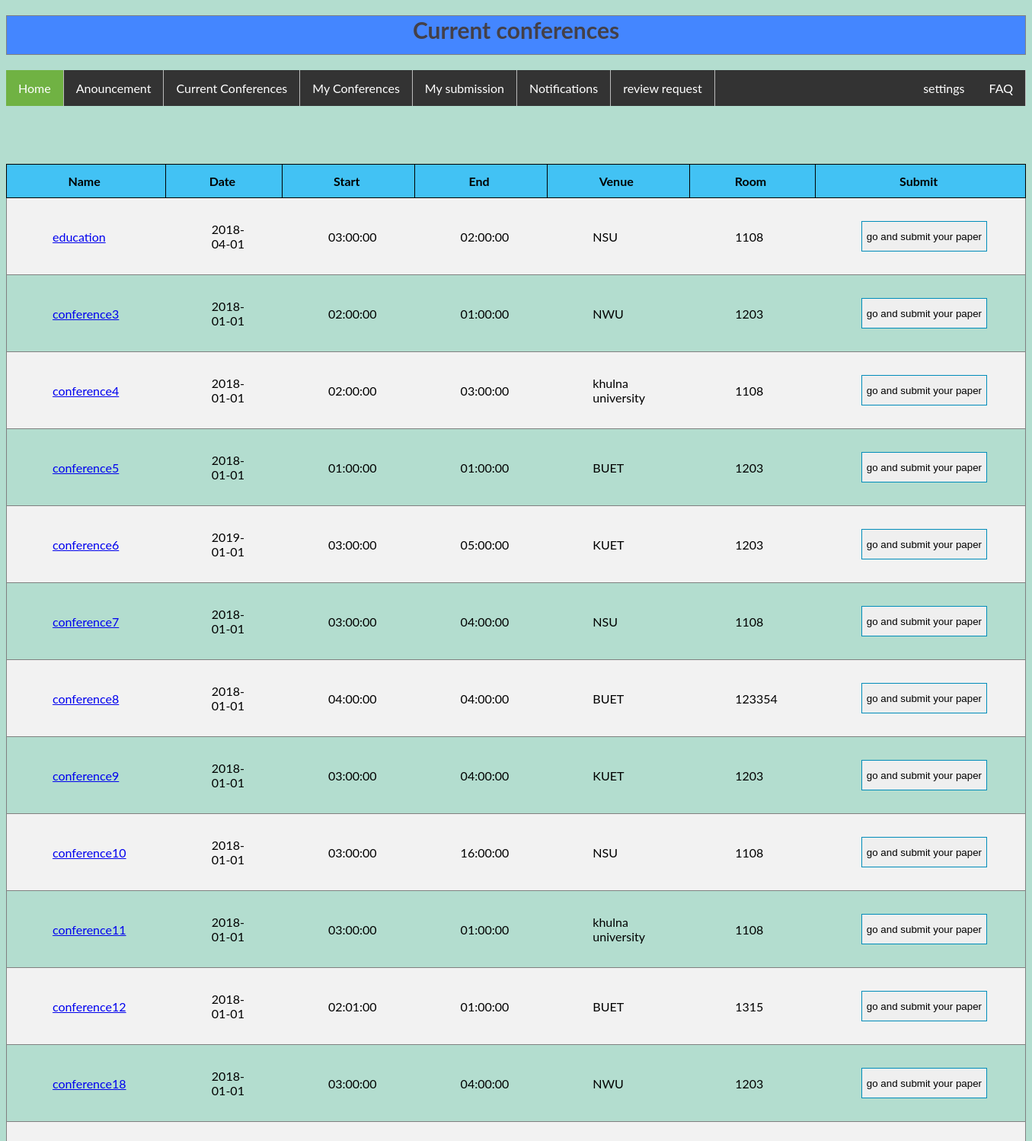
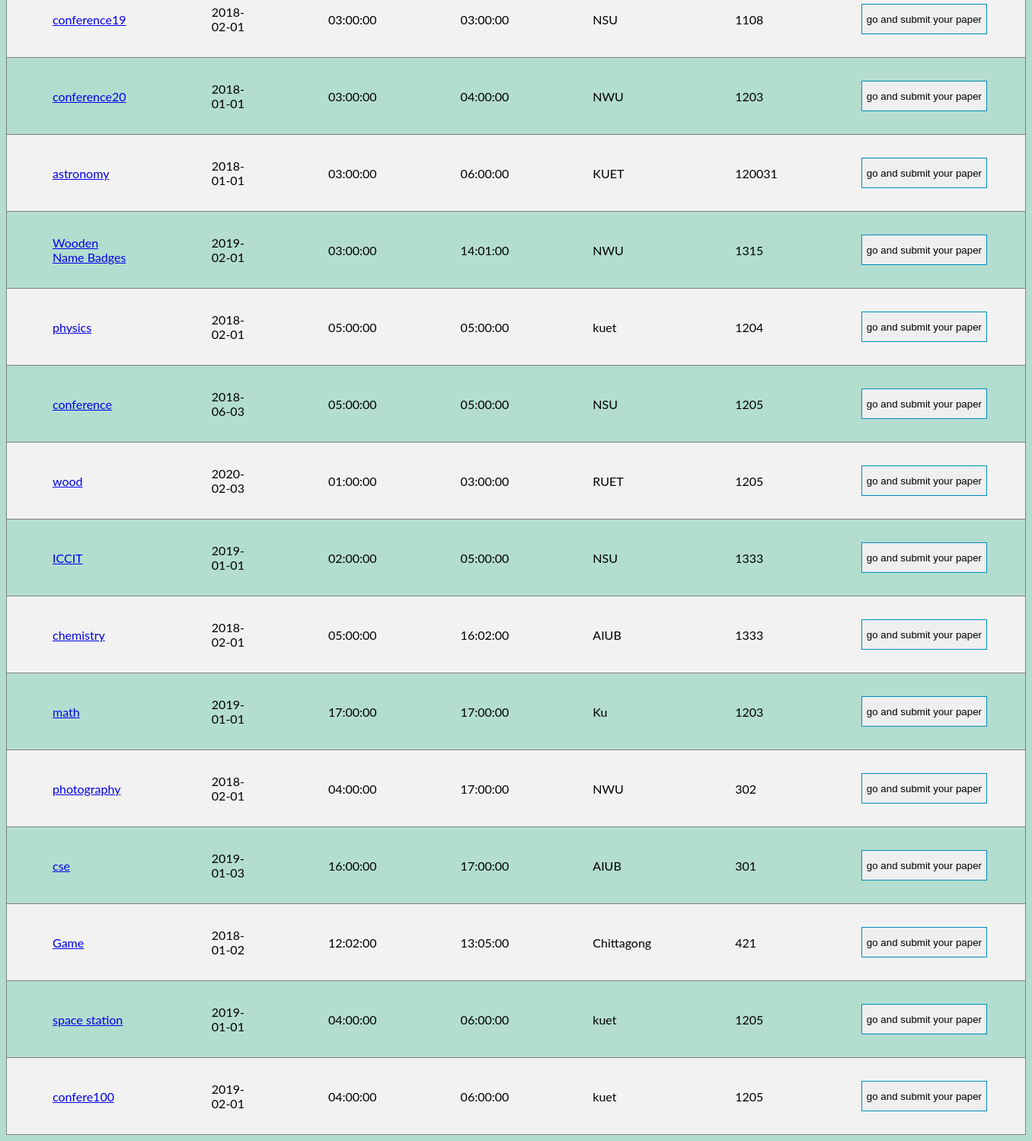
/uploads/currentconferences.php, run on the app's committed database (2 pictures, top to bottom).
### tables this page shows
CREATE TABLE `conferences` (
  `con_id` int(11) NOT NULL,
  `conferencename` text NOT NULL,
  `date` date NOT NULL,
  `starttime` time NOT NULL,
  `endtime` time NOT NULL,
  `venue` text NOT NULL,
  `conferenceroom` text NOT NULL,
  `description` longtext NOT NULL,
  `status` tinyint(1) DEFAULT NULL,
  `username` text NOT NULL,
  `manager_status` tinyint(1) DEFAULT NULL,
  `email` varchar(255) DEFAULT NULL
);

### uploads/currentconferences.php (the view, shortened to what this page needs)
<?php
 require 'config.php';
 ?>
<!DOCTYPE html>
<html>
<head>
	<h1 style="text-align: center; font-size: 30px;">Current conferences</h1>
	<ul>
		  <li><a class="active" href="http:/conference/users/homepage.php">Home</a></li>
		  <li><a href="#home">Anouncement</a></li>
		  <li><a href="currentconferences.php">Current Conferences</a></li>
		  <li><a href="http:/conference/users/myconferences.php">My Conferences</a></li>
		  <li><a href="http:/conference/users/my_submission.php">My submission</a></li>
		  <li><a href="http:/conference/users/notifications.php">Notifications</a></li>
		  <li><a href="http:/conference/users/review_request.php">review request</a></li>
		  <li style="float:right"><a href="http:/conference/users/faq.php">FAQ</a></li>
		  <li style="float:right"><a href="http:/conference/users/settings.php">settings</a></li>
	</ul><br><br><br><br>
</head>
<body>
	<form method="POST" action="currentconferences.php" enctype="multipart/form-data">
<?php
			$sql ="SELECT * FROM conferences WHERE status= '1'";
			$result = $conn->query($sql);
			if($result ->num_rows >0)
			{
				$i=0;
				echo "<table><tr><th>Name</th><th>Date</th></th><th>Start</th></th><th>End</th></th><th>Venue</th></th><th>Room</th></th><th>Submit</th></tr>";
				while($row = $result->fetch_assoc())
				{
					$i++;
					$conference = $row['conferencename'];
					$date = $row['date'];
					$start = $row['starttime'];
					$end = $row['endtime'];
					$venue = $row['venue'];
					$room = $row['conferenceroom'];
					echo "<tr><td><a href='http:/conference/users/papers.php'>".$conference."</a></td><td>".$date."</td><td>".$start. "</td><td>".$end."</td><td>".$venue."</td><td>".$room."</td><td><input style='height:40px;'class='button' type='submit' name='submit".$i."'value='go and submit your paper'></td></tr>";
				}
				echo "</table>";
			}
			else
            {
            	echo "<div class ='zero'>";
				echo "<span class ='closebtn' onclick ='this.parentElement.style.display='none';'>&times;</span>";
				echo "No conferences";
				echo "</div>";
            }
?>
	</form>
</body>
</html>

### uploads/currentconferences.php (style rules this page uses)
body { background: #b3ddcf; }
h1 { color:#444048; background:#4486ff; text-align: center; height: 50px; border: 1px solid grey; }
table { border-collapse: collapse; padding: 8px; }
table, td { padding-top: 30px; padding-bottom: 30px; padding-right: 50px; padding-left: 60px; text-align: left; width: 100%; }
tr:nth-child(even) { background-color: #f2f2f2; border: 1px solid grey; }
tr:nth-child(odd) { border: 1px solid grey; }
th { background-color: #42c2f4; border: 1px solid black; padding-top: 12px; padding-bottom: 12px; padding-right: 30px; padding-left: 25px; text-align: center; width: 100%; }
ul { list-style-type: none; margin: 0; padding: 0; overflow: hidden; background-color: #333; }
li { float: left; border-right:1px solid #bbb; }
li:last-child { border-right: none; }
li a { display: block; color: white; text-align: center; padding: 14px 16px; text-decoration: none; }
.active { background-color: #70b243; }
body { font-family: "Lato", sans-serif; }
.button { color: black; border: 1px solid #008CBA; }

### data on the page
conferences: conferencename "education", date "2018-04-01", starttime "03:00:00", endtime "02:00:00", venue "NSU", conferenceroom "1108"
conferences: conferencename "conference3", date "2018-01-01", starttime "02:00:00", endtime "01:00:00", venue "NWU", conferenceroom "1203"
conferences: conferencename "conference4", date "2018-01-01", starttime "02:00:00", endtime "03:00:00", venue "khulna university", conferenceroom "1108"
conferences: conferencename "conference5", date "2018-01-01", starttime "01:00:00", endtime "01:00:00", venue "BUET", conferenceroom "1203"
conferences: conferencename "conference6", date "2019-01-01", starttime "03:00:00", endtime "05:00:00", venue "KUET", conferenceroom "1203"
conferences: conferencename "conference7", date "2018-01-01", starttime "03:00:00", endtime "04:00:00", venue "NSU", conferenceroom "1108"
conferences: conferencename "conference8", date "2018-01-01", starttime "04:00:00", endtime "04:00:00", venue "BUET", conferenceroom "123354"
conferences: conferencename "conference9", date "2018-01-01", starttime "03:00:00", endtime "04:00:00", venue "KUET", conferenceroom "1203"
conferences: conferencename "conference10", date "2018-01-01", starttime "03:00:00", endtime "16:00:00", venue "NSU", conferenceroom "1108"
conferences: conferencename "conference11", date "2018-01-01", starttime "03:00:00", endtime "01:00:00", venue "khulna university", conferenceroom "1108"
conferences: conferencename "conference12", date "2018-01-01", starttime "02:01:00", endtime "01:00:00", venue "BUET", conferenceroom "1315"
conferences: conferencename "conference18", date "2018-01-01", starttime "03:00:00", endtime "04:00:00", venue "NWU", conferenceroom "1203"
conferences: conferencename "conference19", date "2018-02-01", starttime "03:00:00", endtime "03:00:00", venue "NSU", conferenceroom "1108"
conferences: conferencename "conference20", date "2018-01-01", starttime "03:00:00", endtime "04:00:00", venue "NWU", conferenceroom "1203"
conferences: conferencename "astronomy", date "2018-01-01", starttime "03:00:00", endtime "06:00:00", venue "KUET", conferenceroom "120031"
conferences: conferencename "Wooden Name Badges", date "2019-02-01", starttime "03:00:00", endtime "14:01:00", venue "NWU", conferenceroom "1315"
conferences: conferencename "physics", date "2018-02-01", starttime "05:00:00", endtime "05:00:00", venue "kuet", conferenceroom "1204"
conferences: conferencename "conference", date "2018-06-03", starttime "05:00:00", endtime "05:00:00", venue "NSU", conferenceroom "1205"
conferences: conferencename "wood", date "2020-02-03", starttime "01:00:00", endtime "03:00:00", venue "RUET", conferenceroom "1205"
conferences: conferencename "ICCIT", date "2019-01-01", starttime "02:00:00", endtime "05:00:00", venue "NSU", conferenceroom "1333"
conferences: conferencename "chemistry", date "2018-02-01", starttime "05:00:00", endtime "16:02:00", venue "AIUB", conferenceroom "1333"
conferences: conferencename "math", date "2019-01-01", starttime "17:00:00", endtime "17:00:00", venue "Ku", conferenceroom "1203"
conferences: conferencename "photography", date "2018-02-01", starttime "04:00:00", endtime "17:00:00", venue "NWU", conferenceroom "302"
conferences: conferencename "cse", date "2019-01-03", starttime "16:00:00", endtime "17:00:00", venue "AIUB", conferenceroom "301"
conferences: conferencename "Game", date "2018-01-02", starttime "12:02:00", endtime "13:05:00", venue "Chittagong", conferenceroom "421"
conferences: conferencename "space station", date "2019-01-01", starttime "04:00:00", endtime "06:00:00", venue "kuet", conferenceroom "1205"
conferences: conferencename "confere100", date "2019-02-01", starttime "04:00:00", endtime "06:00:00", venue "kuet", conferenceroom "1205"
